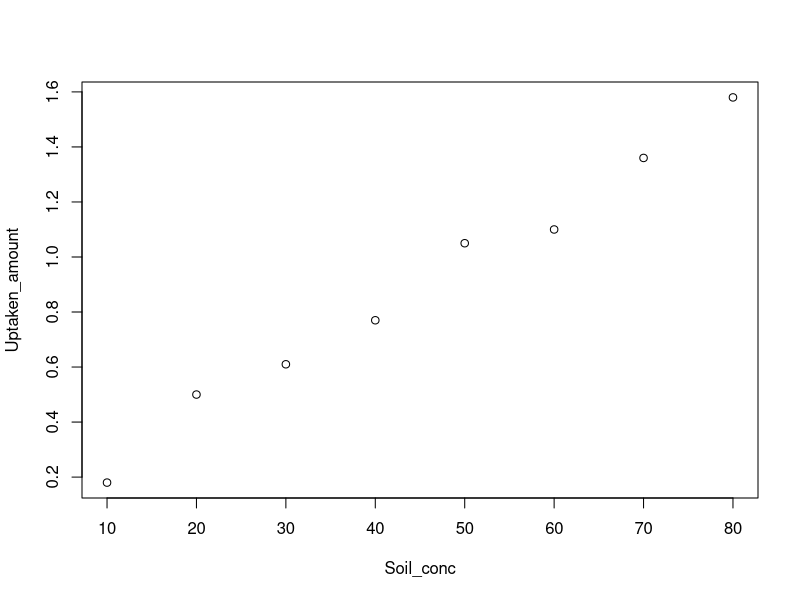

R code for this plot:
## ---- chunk 1

# Observations 
Soil_conc      <- c(10, 50, 20, 30, 80, 60, 70, 40)
Uptaken_amount <- c(0.18, 1.05, 0.50, 0.61, 1.58, 1.10, 1.36, 0.77)

# Plot the scatter plot
plot(Soil_conc,Uptaken_amount)

# Compute the Pearson correlation coefficient
r              <- cor(Soil_conc, Uptaken_amount)
print(r)

# Get estimator of beta1 and beta0 manually
Beta1_hat      <- cov(Soil_conc, Uptaken_amount)/sd(Soil_conc)^2
Beta0_hat      <- mean(Uptaken_amount) - Beta1_hat*mean(Soil_conc)

# Predictions based on the linear model
Prediction     <- Beta0_hat + Soil_conc*Beta1_hat

# Variance analysis
SST            <- sum( (Uptaken_amount - mean(Uptaken_amount))^2 )
SSR            <- sum( (Prediction - mean(Uptaken_amount))^2   )
SSE            <- sum( (Uptaken_amount- Prediction)^2 )

# Check SST = SSR + SSE
SST - SSR - SSE

# Compute R2
R2             <- SSR/SST

# Check R2 = r2
print(R2)
print(r^2)

## ---- chunk 2
# Fit a simple linear regression model between
# dependent variable (Uptaken_amount) and
# independent variable (Soil_conc)
reg            <- lm( Uptaken_amount ~ Soil_conc )

# Print details of the linear model
summary(reg)
